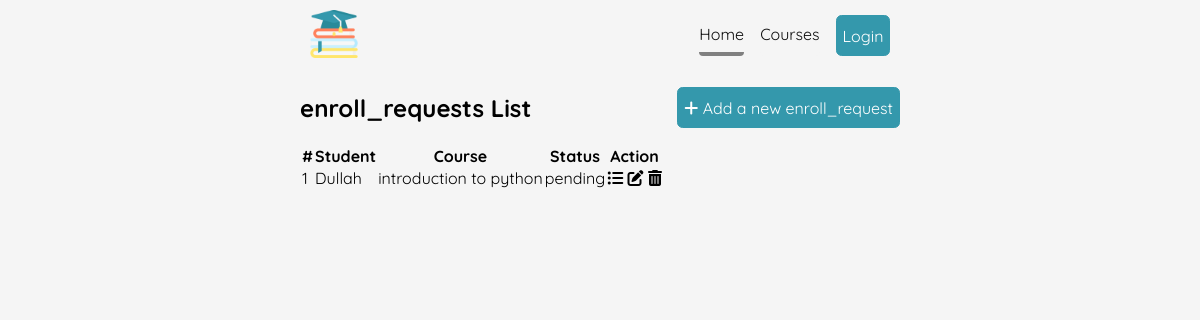
/enrollment-requests-list/, run on an earlier commit of the app's database.
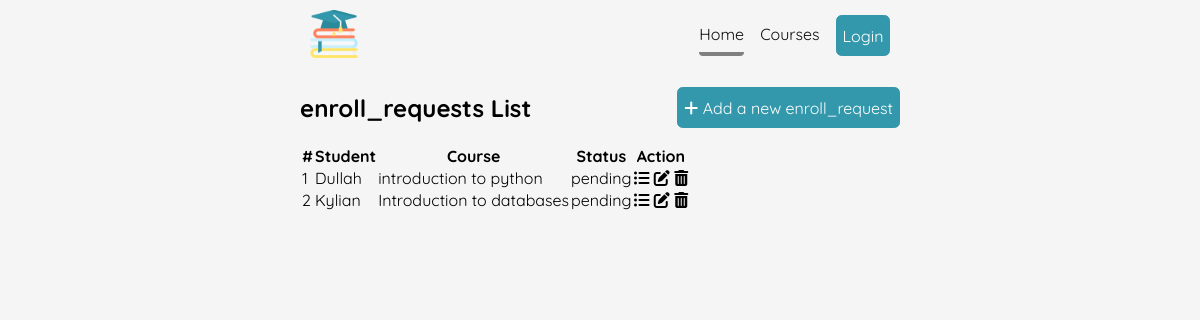
And on a later commit of the database.
### enrollment_request/models.py (models this page shows, shortened)
class EnrollmentReques(models.Model):
  STATUS_CHOICES = [
    ('pending', 'pending'),
    ('approved', 'approved'),
    ('rejected', 'rejected'),
  ]
  student = models.ForeignKey(Student, on_delete=models.CASCADE)
  course = models.ForeignKey(Course, on_delete=models.CASCADE)
  status = models.CharField(max_length=10, choices=STATUS_CHOICES, default='pending')
  requested_at = models.DateTimeField(auto_now_add=True)
  updated_at = models.DateTimeField(auto_now=True)

class Student(models.Model):
  user = models.OneToOneField(settings.AUTH_USER_MODEL, on_delete=models.CASCADE)
  profile_image = models.ImageField(upload_to='user_images/', blank=True, null=True)
  created_at =  models.DateTimeField(auto_now_add=True)
  updated_at = models.DateTimeField(auto_now=True)

class Course(models.Model):
  name = models.CharField(max_length=100)
  description = models.TextField(blank=True, null=True)
  deadline = models.DateTimeField()
  image = models.ImageField(upload_to='course_images/', blank=True, null=True)
  created_at = models.DateTimeField(auto_now_add=True)
  updated_at = models.DateTimeField(auto_now=True)
  def __str__(self):
    return self.name

### enrollment_request/views.py (the view)
# urls.py: path('enrollment-requests-list/', views.enroll_request_list, name="enroll_request_list"),
def enroll_request_list(request):
  enroll_requests = EnrollmentReques.objects.all()
  return render(request, "enrollment_request/enroll_request/request_list.html", {'enroll_requests':enroll_requests})

### enrollment_request/templates/enrollment_request/enroll_request/request_list.html (shortened to what this page needs)
{% extends "enrollment_request/base.html" %}
{% block content %}
  <main class="staff-enroll_request-list">
    <section class="dynamic-width">
      <div class="flexbox">
        <h1>enroll_requests List</h1>
        <a href="#" class="btn btn-brand mtb-1">
          <i class="fa-solid fa-plus"></i>
          Add a new enroll_request
        </a>
      </div>
      <div class="table-container">
        <table>
          <thead>
            <tr>
              <th>#</th>
              <th>Student</th>
              <th>Course</th>
              <th>Status</th>
              <th>Action</th>
            </tr>
          </thead>
          <tbody>
            {% for enroll_request in enroll_requests %}
            <tr>
              <td> {{ forloop.counter }} </td>
              <td> {{ enroll_request.student.user.first_name }} </td>
              <td> {{ enroll_request.course }} </td>
              <td> {{ enroll_request.status }} </td>
              <td>
                <div class="action-icons">
                    <i class="fa-solid fa-list-ul"></i>
                    <i class="fa-solid fa-pen-to-square"></i>
                    <i class="fa-solid fa-trash-can"></i>
                </div>
              </td>
            </tr>
            {% endfor %}
          </tbody>
        </table>
      </div>
    </section>
  </main>
{% endblock %}

What changed in the data, as far as the page shows it:
added EnrollmentReques: student.user.first_name "Kylian", course "Introduction to databases", status "pending"
